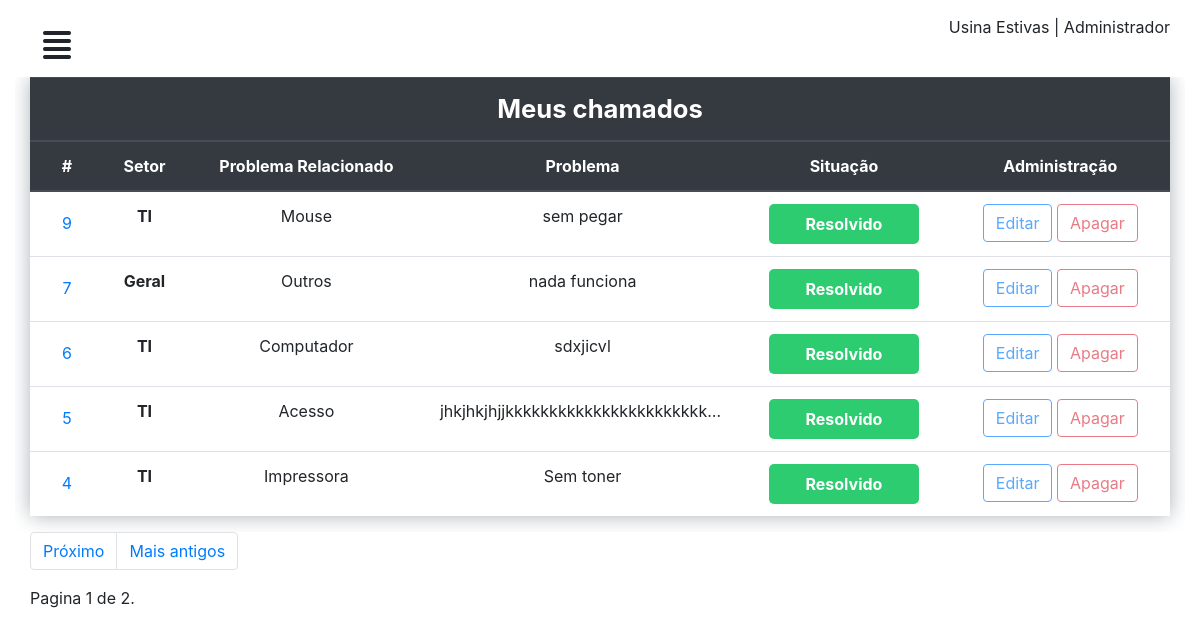
The app's page /perfil/ (signed in), older data.
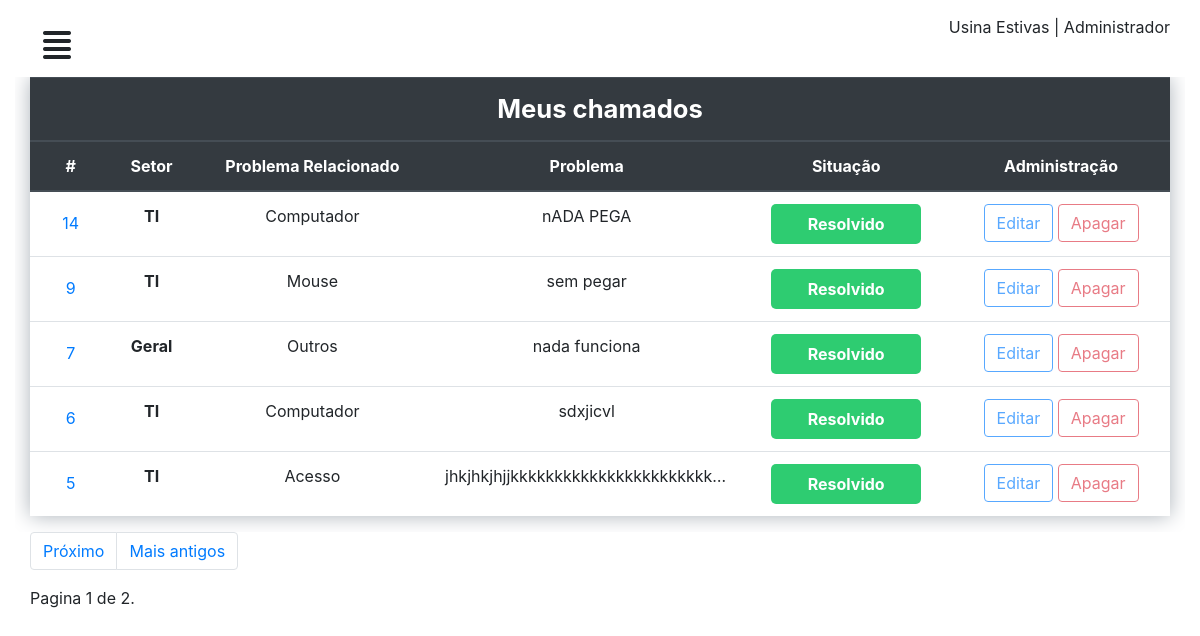
The same page, newer data.
### chamados/models.py (models this page shows)
class Chamado(models.Model):
	setor = models.CharField('Setor', max_length=50)
	problema = models.TextField('problema')
	user = models.ForeignKey(CustomUser, on_delete=models.CASCADE)
	relacao = models.ForeignKey(ProblemaRelacionado, on_delete=models.CASCADE)
	situacao = models.ForeignKey(Situacao, on_delete=models.CASCADE, default=1)
	comentario = models.TextField('comentario', null=True)
	datahora_aberto = models.DateTimeField('datahora_aberto', null=True)
	datahora_fechado = models.DateTimeField('datahora_fechado', null=True)

class ProblemaRelacionado(models.Model):
	relacao = models.CharField('problema relacionado', max_length=50)
	def __str__(self):
		return self.relacao

### chamados/views.py (the view)
# urls.py: path('perfil/', perfil, name="perfil"),
@login_required
def perfil(request):
	chamados = Chamado.objects.filter(user=request.user).order_by('-id')
	paginator = Paginator(chamados, 5)
	page = request.GET.get('page')
	contacts = paginator.get_page(page)
	contexto = {
	'lista_chamado': chamados,
	'contacts': contacts
	}
	return render(request, 'dashboard/chamados.html', contexto)

### chamados/templates/dashboard/chamados.html (shortened to what this page needs)
{% extends "dashboard/baseperfil.html" %}
{% load static %}
{% block title %}
<link rel="stylesheet" type="text/css" href="{% static 'css/mycall.css' %}" />
{% endblock %}
{% block conteudo %}
<div id="mycall">
  <div class="row">
    <div class="col-12 table-responsive">
      <table class="table">
        <thead class="thead-dark">
          <tr>
            <th class="titleTable" colspan="6" scope="col">Meus chamados</th>
          </tr>
        </thead>
        <thead class="thead-dark">
          <tr>
            <th scope="col">#</th>
            <th scope="col">Setor</th>
            <th scope="col">Problema Relacionado</th>
            <th scope="col">Problema</th>
            <th scope="col">Situação</th>
            <th scope="col">Administração</th>
          </tr>
        </thead>
        <tbody>
          {% for chamado in contacts %}
          <tr>
            <th scope="row"><button type="button" class="btn btn-link" data-toggle="modal"
              data-target="#chamado-{{chamado.id}}">
              {{chamado.id}}
            </button>
          </th>
          <th scope="row">{{chamado.setor}}</th>
          <td>{{chamado.relacao}}</td>
          <td>{{chamado.problema}}</td>
          <td> {% if chamado.situacao.id == 1 %} <span class="open"> Não resolvido </span>
            {% elif chamado.situacao.id == 2 %}<span class="progressCall">Em andamento </span> {% else %} <span
            class="completed">Resolvido </span>{% endif %}</td>
            <td> {% if chamado.situacao.id == 1 %} <a href="{% url 'editar' chamado.id %}"> <button type="button"
              class="btn btn-outline-primary">Editar</button> </a> <a href="{% url 'apagar' chamado.id %}"><button
                type="button" class="btn btn-outline-danger">Apagar</button></a> {% else %} <a
                href="{% url 'editar' chamado.id %}"> <button type="button" class="btn btn-outline-primary"
                disabled="">Editar</button></a> <a href="{% url 'apagar' chamado.id %}"><button type="button"
                  class="btn btn-outline-danger" disabled="">Apagar</button> </a>{% endif %}</td>
              </tr>
              {% endfor %}
            </tbody>
          </table>
        </div>
      </div>
    </div>
    <div class="row">
      <div class="col-12">
        <nav aria-label="Page navigation example">
          <ul class="pagination">
            {% if contacts.has_next %}
            <li class="page-item"><a class="page-link" href="?page={{ contacts.next_page_number }}">Próximo</a></li>
            <li class="page-item"><a class="page-link" href="?page={{ contacts.paginator.num_pages }}">Mais antigos</a></li>
            {% endif %}
          </ul>
        </nav>
        <span class="current">
          Pagina {{ contacts.number }} de {{ contacts.paginator.num_pages }}.
        </span>
      </div>
    </div>
    {% endblock %}

Row changes from the older to the newer data that the page shows:
no longer on this page (row unchanged): Chamado: id "4", setor "TI", relacao "Impressora", problema "Sem toner", shows "Resolvido", shows "Editar"
added Chamado: id "14", setor "TI", relacao "Computador", problema "nADA PEGA", shows "Resolvido", shows "Editar"
